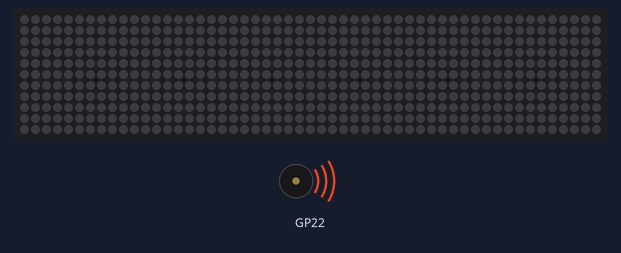
Simulated run of this program. Board: Raspberry Pi Pico running MicroPython. Shown: 53×11 RGB LED matrix, buzzer (waves = sounding). At 0.0 s the program stops and its outputs stay as they are.

Above: at 0.1 s.
Timing chart, 0 to 1.5 s (numbered marks = the images above):
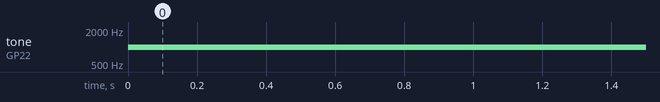

The program:

basics-lydtest.py
```python
# Basic lydtest med Galactic Unicorn, kjelde: https://gist.github.com/jamescarruthers/7fb5a72346e21fb6d9d8865f049ac6df

from galactic import GalacticUnicorn, Channel

gu = GalacticUnicorn()

# setup a channel
beep = gu.synth_channel(0)

# configure the synth on that channel
beep.configure(waveforms=Channel.SINE,
                      frequency=1000,
                      attack=0.0,
                      decay=0.1,
                      sustain=0.0,
                      release=0.0,
                      volume=1.0)

# start the synth — you only need to do this once
gu.play_synth()

# then whenever you want to trigger a beep
beep.trigger_attack()

'''
Tilleggskommentar:
If you want to use release — then you need to also do a .trigger_release() sometime after the attack.
For instance - if you had it attached to button then you'd do the attack when the button is pressed, and then the release when it's released.

'''
```

Measured:
- by itself, tone on GP22: silent → 1000 Hz at 0.00 s
